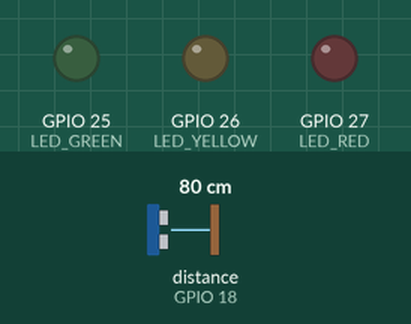
The sketch below on a simulated ESP32. Parts: output pins drawn as LEDs (lit = HIGH). Wiring (from diagram.json): ultrasonic range finder: trigger GPIO 5; echo GPIO 18. The inputs (shaded band) are chosen by the test bench; at power-on: distance to the obstacle (sensor on GPIO 18) 80 cm. The echo pulse lasts 58.3 µs per cm; WiFi joins after 1.5 s; servers stay silent unless stated; random numbers use the default seed unless the sketch sets one; no MQTT or app messages arrive unless stated; pins used as bus, display or sensor lines are not drawn; what the sketch prints to the serial monitor is not drawn.

Above: at 2.7 s.
2.8 s: distance to the obstacle (sensor on GPIO 18) set to 168 cm
4.8 s: distance to the obstacle (sensor on GPIO 18) set to 176 cm
At 7.1 s:
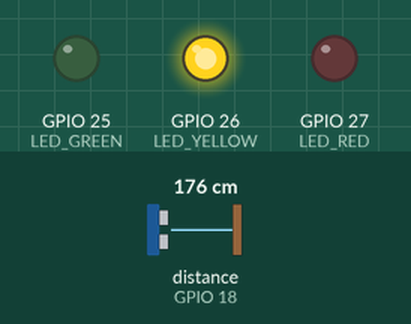
7.8 s: distance to the obstacle (sensor on GPIO 18) set to 183 cm
10.5 s: distance to the obstacle (sensor on GPIO 18) set to 189 cm
At 13.0 s:
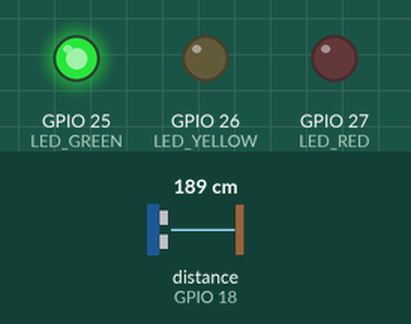
13.7 s: distance to the obstacle (sensor on GPIO 18) set to 2 cm
At 15.7 s:
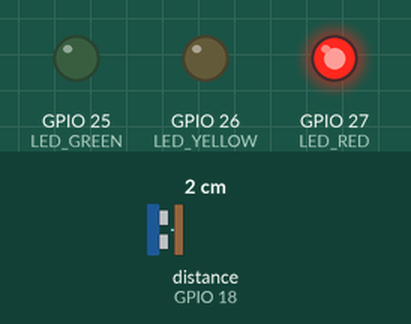
16.7 s: distance to the obstacle (sensor on GPIO 18) set to 250 cm
At 19.5 s:
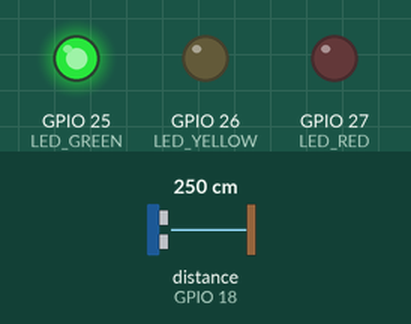
Timing chart, 0 to 20.8 s (numbered marks = the images above; inputs shaded):
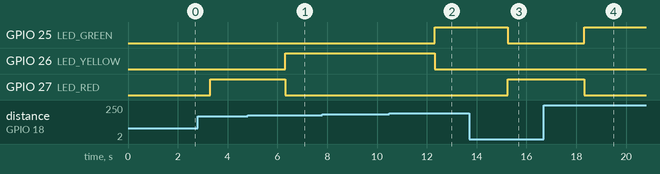

Measured:
- the behaviour switches between 170 and 171 cm on distance to the obstacle (sensor on GPIO 18) (found by bisection; images 0 and 1)
- the behaviour switches between 185 and 186 cm on distance to the obstacle (sensor on GPIO 18) (found by bisection; images 1 and 2)
- after the input at 4.8 s, GPIO 26 (LED_YELLOW): LOW → HIGH after 1.5 s; GPIO 27 (LED_RED): HIGH → LOW after 1.5 s
- after the input at 7.8 s, every drawn part: stays the same
- after the input at 10.5 s, GPIO 25 (LED_GREEN): LOW → HIGH after 1.8 s; GPIO 26 (LED_YELLOW): HIGH → LOW after 1.8 s
- after the input at 13.7 s, GPIO 25 (LED_GREEN): HIGH → LOW after 1.6 s; GPIO 27 (LED_RED): LOW → HIGH after 1.6 s
- after the input at 16.7 s, GPIO 25 (LED_GREEN): LOW → HIGH after 1.6 s; GPIO 27 (LED_RED): HIGH → LOW after 1.6 s

The sketch:

sketch.ino
```cpp
/*
  AlertaGYE - Water-level sensor node (Wokwi simulation)

  An ultrasonic sensor mounted above a drain, a channel or the street
  measures the distance to the water surface. When the water rises, the
  distance drops. The node turns that into a water level and publishes it
  over MQTT.

  In Wokwi: click the sensor while the simulation runs and move the
  distance slider to make the water rise or fall.
*/

#include <WiFi.h>
#include <PubSubClient.h>

// ---------- Settings ----------
const char* WIFI_SSID = "Wokwi-GUEST";   // Wokwi's simulated network
const char* WIFI_PASS = "";

const char* MQTT_BROKER = "broker.hivemq.com";
const int   MQTT_PORT   = 1883;

// Node identity: must match the point ids in the GeoJSON
const char* SENSOR_ID = "florida_norte";
const char* ZONE      = "via_daule";

// Publishing topic: alertagye/sensors/<SENSOR_ID>
String topic = String("alertagye/sensors/") + SENSOR_ID;

// Installation geometry (cm)
const float SENSOR_HEIGHT_CM  = 200.0;  // distance from the sensor to the dry ground
const float CRITICAL_LEVEL_CM = 30.0;   // water level considered a flood

// Pins
const int PIN_TRIG     = 5;
const int PIN_ECHO     = 18;
const int LED_GREEN    = 25;
const int LED_YELLOW   = 26;
const int LED_RED      = 27;

const unsigned long INTERVAL_MS = 3000;  // in the field: every 5 min when dry, every 1 min when raining

WiFiClient wifiClient;
PubSubClient mqtt(wifiClient);
unsigned long lastSend = 0;

// ---------- Measurement ----------
float measureDistanceCm() {
  digitalWrite(PIN_TRIG, LOW);
  delayMicroseconds(2);
  digitalWrite(PIN_TRIG, HIGH);
  delayMicroseconds(10);
  digitalWrite(PIN_TRIG, LOW);

  long duration = pulseIn(PIN_ECHO, HIGH, 30000);  // 30 ms timeout (~5 m)
  if (duration == 0) return -1;                    // no echo: invalid reading
  return duration * 0.0343 / 2.0;
}

// Average of 5 readings to filter noise (waves, rain, floating debris)
float measureFilteredDistance() {
  float sum = 0;
  int valid = 0;
  for (int i = 0; i < 5; i++) {
    float d = measureDistanceCm();
    if (d > 0) { sum += d; valid++; }
    delay(50);
  }
  return valid ? sum / valid : -1;
}

// Same thresholds as the web app: yellow from half the critical level, red at the critical level
const char* computeState(float levelCm) {
  if (levelCm >= CRITICAL_LEVEL_CM) return "red";
  if (levelCm >= CRITICAL_LEVEL_CM / 2) return "yellow";
  return "green";
}

void showLeds(const char* state) {
  digitalWrite(LED_GREEN,  strcmp(state, "green") == 0);
  digitalWrite(LED_YELLOW, strcmp(state, "yellow") == 0);
  digitalWrite(LED_RED,    strcmp(state, "red") == 0);
}

// ---------- Connectivity ----------
void connectWiFi() {
  Serial.print("Connecting to WiFi");
  WiFi.begin(WIFI_SSID, WIFI_PASS, 6);
  while (WiFi.status() != WL_CONNECTED) {
    delay(250);
    Serial.print(".");
  }
  Serial.println(" done");
}

void connectMQTT() {
  while (!mqtt.connected()) {
    String clientId = String("alertagye-") + SENSOR_ID + "-" + String(random(0xffff), HEX);
    Serial.print("Connecting to MQTT... ");
    if (mqtt.connect(clientId.c_str())) {
      Serial.println("done");
    } else {
      Serial.print("failed, rc=");
      Serial.println(mqtt.state());
      delay(2000);
    }
  }
}

// ---------- Main program ----------
void setup() {
  Serial.begin(115200);
  pinMode(PIN_TRIG, OUTPUT);
  pinMode(PIN_ECHO, INPUT);
  pinMode(LED_GREEN, OUTPUT);
  pinMode(LED_YELLOW, OUTPUT);
  pinMode(LED_RED, OUTPUT);

  connectWiFi();
  mqtt.setServer(MQTT_BROKER, MQTT_PORT);
}

void loop() {
  if (!mqtt.connected()) connectMQTT();
  mqtt.loop();

  if (millis() - lastSend < INTERVAL_MS) return;
  lastSend = millis();

  float distance = measureFilteredDistance();
  if (distance < 0) {
    Serial.println("Invalid reading, skipped");
    return;
  }

  float level = SENSOR_HEIGHT_CM - distance;
  if (level < 0) level = 0;
  float pct = level / CRITICAL_LEVEL_CM * 100.0;
  if (pct > 100) pct = 100;

  const char* state = computeState(level);
  showLeds(state);

  char payload[200];
  snprintf(payload, sizeof(payload),
    "{\"sensor_id\":\"%s\",\"zone\":\"%s\",\"distance_cm\":%.1f,"
    "\"level_cm\":%.1f,\"pct\":%.0f,\"state\":\"%s\"}",
    SENSOR_ID, ZONE, distance, level, pct, state);

  mqtt.publish(topic.c_str(), payload);
  Serial.print(topic);
  Serial.print(" -> ");
  Serial.println(payload);
}
```
